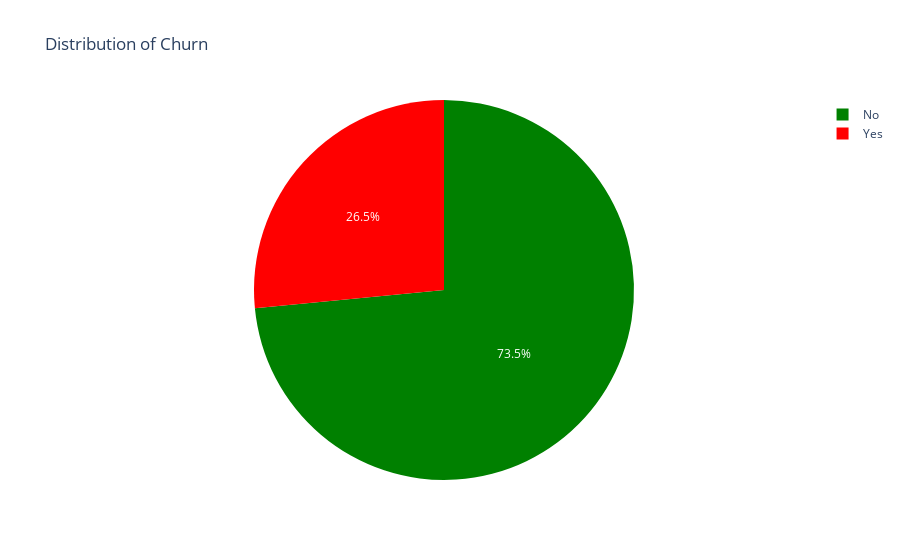

Notebook source saved alongside this figure:
### Markdown cell above
# Explore Target Variable

### Code cell
#Visualize the distribution of the target variable
target_instance = data_df["Churn"].value_counts().reset_index()
target_instance.columns = ['Category', 'Count']  # Set unique column names
fig = px.pie(target_instance, values='Count', names='Category', color_discrete_sequence=["green", "red"], title='Distribution of Churn')
fig.show()

### Figure 1 — Plotly figure (JSON) as saved in the notebook; plotly's stock layout.template omitted (floating-point values rounded to 4 significant figures)
{"data": [{"domain": {"x": [0, 1], "y": [0, 1]}, "hovertemplate": "Category=%{label}<br>Count=%{value}<extra></extra>", "labels": ["No", "Yes"], "legendgroup": "", "name": "", "showlegend": true, "type": "pie", "values": [5174, 1869]}], "layout": {"legend": {"tracegroupgap": 0}, "piecolorway": ["green", "red"], "title": {"text": "Distribution of Churn"}}}
